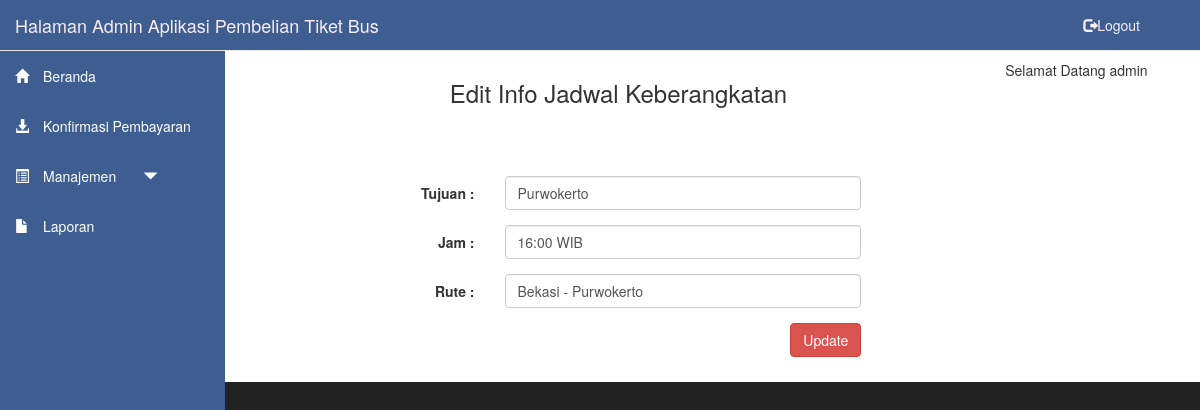
Screenshot of /admin/admin.php?halaman=edit_berangkat&&id_berangkat=1 (signed in) with the database file from the repository.
### tables this page shows
CREATE TABLE `keberangkatan` (
  `id_berangkat` int(20) NOT NULL AUTO_INCREMENT,
  `tujuan` varchar(40) NOT NULL,
  `jadwal` varchar(10) NOT NULL,
  `rute` varchar(100) NOT NULL,
  PRIMARY KEY (`id_berangkat`)
);

### admin/edit_berangkat.php (the view, shortened to what this page needs)
<?php
include '../config/koneksi.php';
$id_berangkat  = $_GET['id_berangkat'];
$edit    = "SELECT id_berangkat, tujuan, jadwal, rute FROM keberangkatan WHERE id_berangkat = '$id_berangkat'";
$hasil   = mysqli_query($conn, $edit)or die(mysql_error());
$data    = mysqli_fetch_array($hasil);
?>
<div class="col-md-10">
    <h3>
        <div align="center">Edit Info Jadwal Keberangkatan</div>
    </h3>
    <br><br><br>
    <form class="form-horizontal" action="../config/update_berangkat.php" method="POST">
        <div class="form-group">
            <label class="control-label col-sm-4" for="tujuan">Tujuan :</label>
            <div class="col-sm-6">
                <input type="tujuan" class="form-control" name="tujuan" value="<?php echo $data['tujuan']; ?>">
            </div>
        </div>
        <div class="form-group">
            <label class="control-label col-sm-4" for="jadwal">Jam :</label>
            <div class="col-sm-6">
                <input type="jadwal" class="form-control" name="jadwal" value="<?php echo $data['jadwal']; ?>">
            </div>
        </div>
        <div class="form-group">
            <label class="control-label col-sm-4" for="rute">Rute :</label>
            <div class="col-sm-6">
                <input type="rute" class="form-control" name="rute" value="<?php echo $data['rute']; ?>">
            </div>
        </div>
        <div class="form-group">
            <label class="control-label col-sm-4"></label>
            <div class="col-sm-6" align="right">
                <button class="btn btn-danger">Update</button>
            </div>
        </div>
    </form>
</div>

### rows the page displays
keberangkatan: tujuan "Purwokerto", jadwal "16:00 WIB", rute "Bekasi - Purwokerto"

### other values shown
$_SESSION['username'] "admin"
